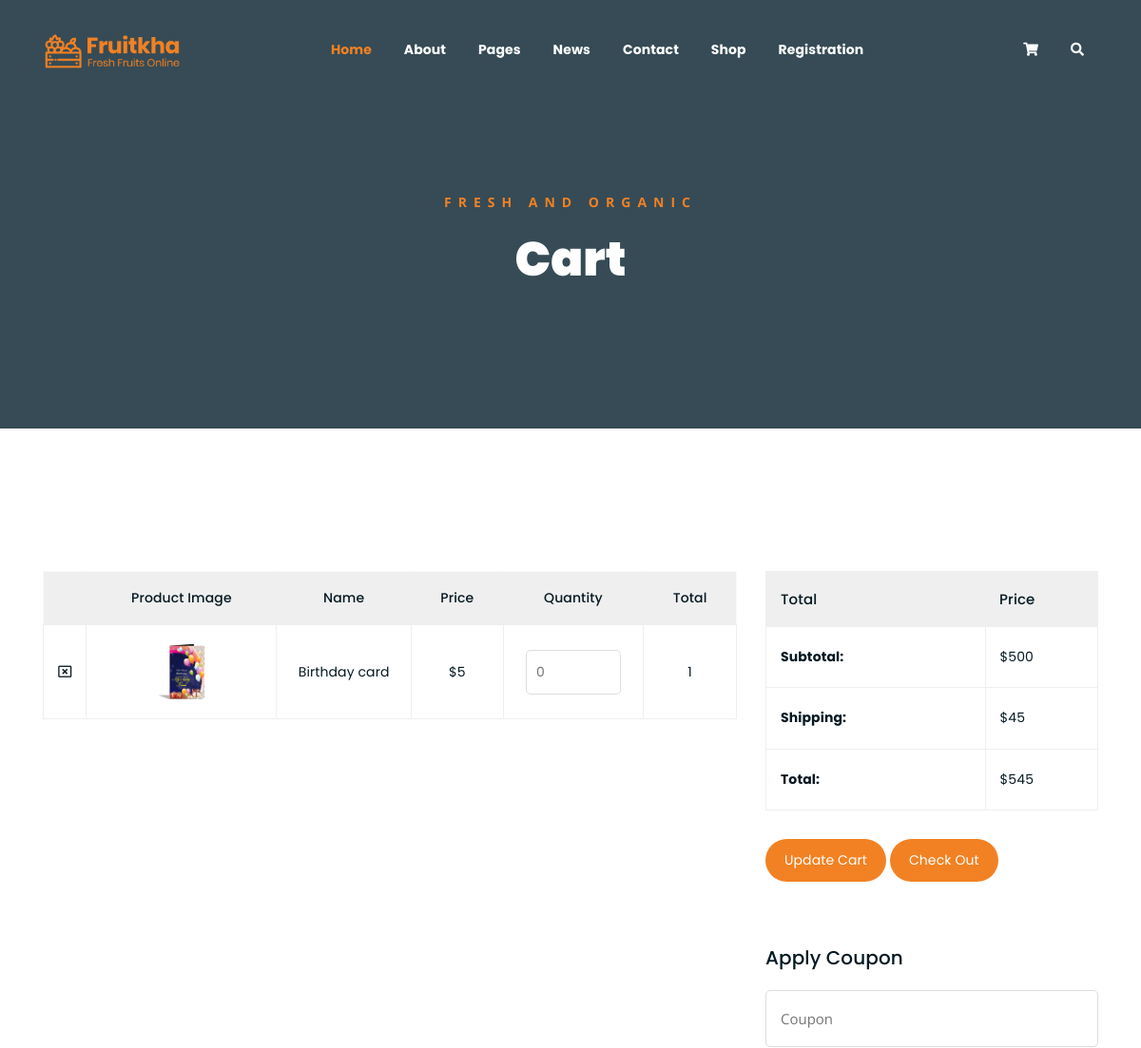
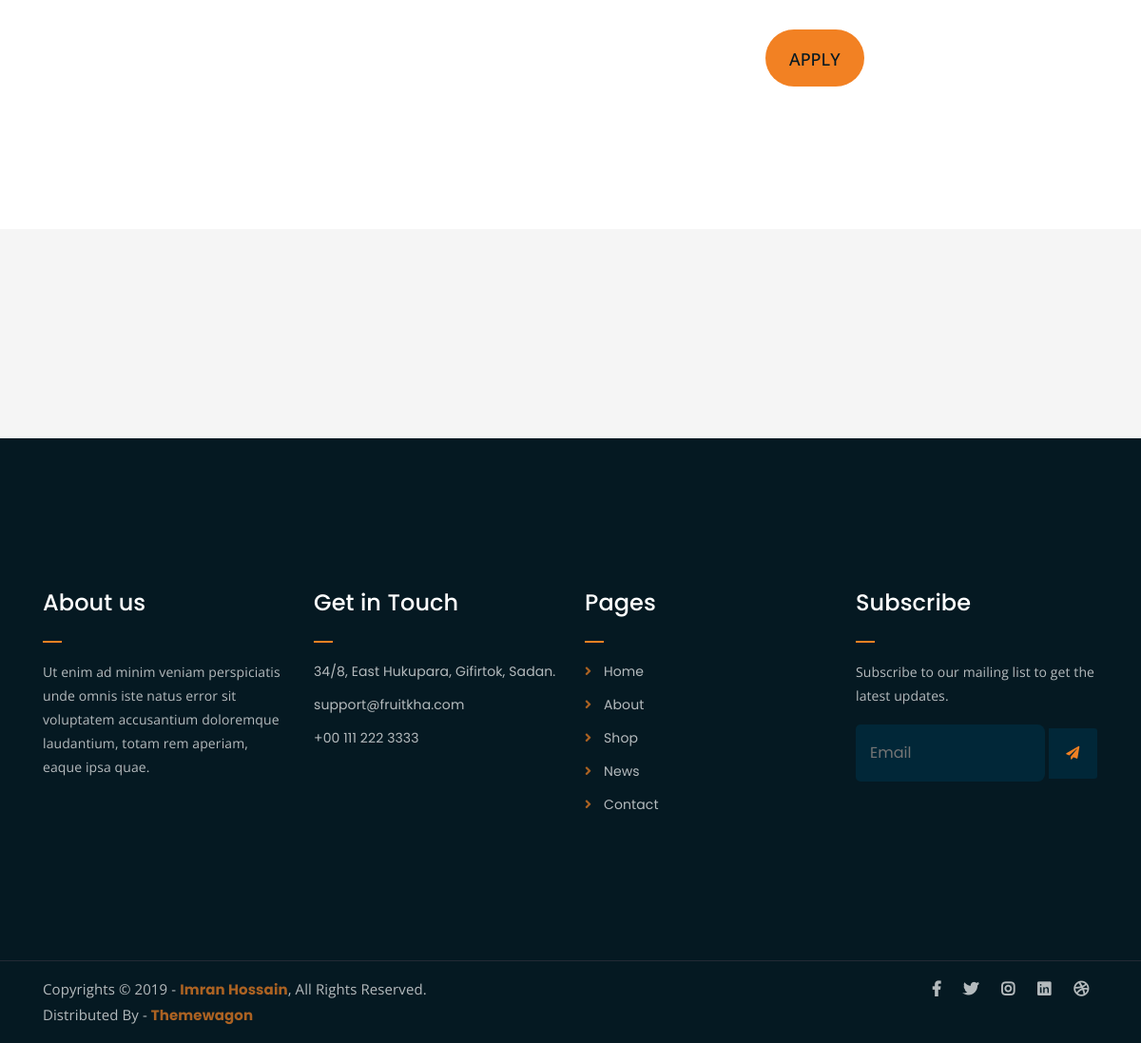
The page /cart.php?pid=32 on the database its author committed (2 pictures, top to bottom).
### tables this page shows
CREATE TABLE `products` (
  `pid` int(10) NOT NULL,
  `pname` varchar(255) NOT NULL,
  `pprice` varchar(255) NOT NULL,
  `pimage` varchar(255) NOT NULL,
  `pnumber` varchar(255) NOT NULL,
  `pcategory` int(255) NOT NULL
);

### cart.php (the view, shortened to what this page needs)
<?php
include("include/header.php");
include("include/navbar.php");
include("config.php");
if(isset($_GET["pid"])){
    $id = $_GET["pid"];
	$insert = "SELECT * from `products` where `pid` = '$id'";
	$result = mysqli_query($connection , $insert);
	if ($result) {
		if (mysqli_num_rows($result) > 0) {
?>
	<div class="breadcrumb-section breadcrumb-bg">
		<div class="container">
			<div class="row">
				<div class="col-lg-8 offset-lg-2 text-center">
					<div class="breadcrumb-text">
						<p>Fresh and Organic</p>
						<h1>Cart</h1>
					</div>
				</div>
			</div>
		</div>
	</div>
	<div class="cart-section mt-150 mb-150">
		<div class="container">
			<div class="row">
				<div class="col-lg-8 col-md-12">
					<div class="cart-table-wrap">
						<table class="cart-table">
							<thead class="cart-table-head">
								<tr class="table-head-row">
									<th class="product-remove"></th>
									<th class="product-image">Product Image</th>
									<th class="product-name">Name</th>
									<th class="product-price">Price</th>
									<th class="product-quantity">Quantity</th>
									<th class="product-total">Total</th>
								</tr>
							</thead>
							<tbody>
							<?php
	                         while ($row = mysqli_fetch_assoc($result)) {
			                   ?>
								<tr class="table-body-row">
									<td class="product-remove"><a href="#"><i class="far fa-window-close"></i></a></td>
									<td class="product-image"><img src="admin/upload/<?php echo $row['pimage'] ?>" alt=""></td>
									<td class="product-name"><?php echo $row['pname'] ?></td>
									<td class="product-price">$<?php echo $row['pprice'] ?></td>
									<td class="product-quantity"><input type="number" placeholder="0"></td>
									<td class="product-total">1</td>
								</tr>
								<?php
											}
										}
									}
									}
			                      ?>
							</tbody>
						</table>
					</div>
				</div>
				<div class="col-lg-4">
					<div class="total-section">
						<table class="total-table">
							<thead class="total-table-head">
								<tr class="table-total-row">
									<th>Total</th>
									<th>Price</th>
								</tr>
							</thead>
							<tbody>
								<tr class="total-data">
									<td><strong>Subtotal: </strong></td>
									<td>$500</td>
								</tr>
								<tr class="total-data">
									<td><strong>Shipping: </strong></td>
									<td>$45</td>
								</tr>
								<tr class="total-data">
									<td><strong>Total: </strong></td>
									<td>$545</td>
								</tr>
							</tbody>
						</table>
						<div class="cart-buttons">
							<a href="cart.php" class="boxed-btn">Update Cart</a>
							<a href="checkout.php" class="boxed-btn black">Check Out</a>
						</div>
					</div>
					<div class="coupon-section">
						<h3>Apply Coupon</h3>
						<div class="coupon-form-wrap">
							<form action="index.php">
								<p><input type="text" placeholder="Coupon"></p>
								<p><input type="submit" value="Apply"></p>
							</form>
						</div>
					</div>
				</div>
			</div>
		</div>
	</div>
	<div class="logo-carousel-section">
		<div class="container">
			<div class="row">
				<div class="col-lg-12">
					<div class="logo-carousel-inner">
						<div class="single-logo-item">
							<img src="assets/img/company-logos/1.png" alt="">
						</div>
						<div class="single-logo-item">
							<img src="assets/img/company-logos/2.png" alt="">
						</div>
						<div class="single-logo-item">
							<img src="assets/img/company-logos/3.png" alt="">
						</div>
						<div class="single-logo-item">
							<img src="assets/img/company-logos/4.png" alt="">
						</div>
					</div>
				</div>
			</div>
		</div>
	</div>
	<?php
include("include/footer.php");
?>

### assets/css/main.css (style rules this page uses)
html { font-size: 14px; font-weight: 400; line-height: 28px; height: 100%; }
body { font-family: "Open Sans", sans-serif; font-weight: 400; font-size: 1rem; letter-spacing: 0.1px; line-height: 1.8; color: #051922; overflow-x: hidden; }
body img { max-width: 100%; }
a { cursor: pointer; text-decoration: none; -webkit-transition: all 0.2s ease-in-out; -o-transition: all 0.2s ease-in-out; transition: all 0.2s ease-in-out; }
h1, .h1, h2, .h2, h3, .h3, h4, .h4, h5, .h5, h6, .h6 { font-family: "Poppins", sans-serif; font-weight: 700; margin: 0 0 1.25rem 0; color: #051922; }
h1:last-child, .h1:last-child, h2:last-child, .h2:last-child, h3:last-child, .h3:last-child, h4:last-child, .h4:last-child, h5:last-child, .h5:last-child, h6:last-child, .h6:last-child { margin: 0; }
h1, .h1 { font-size: 4rem; font-weight: 700; line-height: 4rem; }
h3, .h3 { font-size: 2rem; font-weight: 700; line-height: 2.25rem; }
p { font-family: "Open Sans", sans-serif; font-weight: 400; font-size: 1rem; letter-spacing: 0.1px; line-height: 1.8; color: #051922; margin: 0 0 1.25rem 0; }
p:last-child { margin: 0; }
.mt-150 { margin-top: 150px; }
.mb-150 { margin-bottom: 150px; }
a.boxed-btn { font-family: 'Poppins', sans-serif; display: inline-block; background-color: #F28123; color: #fff; padding: 10px 20px; }
a.boxed-btn, a.bordered-btn, a.cart-btn { border-radius: 50px; }
.breadcrumb-bg { background-image: url(../img/breadcrumb-bg.jpg); }
.breadcrumb-text p { color: #F28123; font-weight: 700; text-transform: uppercase; letter-spacing: 7px; }
.breadcrumb-text h1 { font-size: 50px; font-weight: 900; color: #fff; margin: 0; margin-top: 20px; }
.breadcrumb-section { padding: 150px 0; background-size: cover; background-position: center center; position: relative; z-index: 1; background-attachment: fixed; padding-top: 200px; }
.breadcrumb-section:after { position: absolute; left: 0; top: 0; width: 100%; height: 100%; content: ""; background-color: #07212e; z-index: -1; opacity: 0.8; }
.single-logo-item img { max-width: 180px; margin: 0 auto; }
.logo-carousel-section { background-color: #f5f5f5; padding: 50px 0; }
a.boxed-btn { -webkit-transition: 0.3s; -o-transition: 0.3s; transition: 0.3s; }
.single-logo-item { -webkit-transition: 0.3s; -o-transition: 0.3s; transition: 0.3s; }
input[type="submit"] { -webkit-transition: 0.3s; -o-transition: 0.3s; transition: 0.3s; border-radius: 50px !important; }
.product-image img { -webkit-transition: 0.3s; -o-transition: 0.3s; transition: 0.3s; }
html, body { height: 100%; }
input[type="submit"] { background-color: #F28123; color: #051922; font-weight: 700; text-transform: uppercase; font-size: 15px; border: none !important; cursor: pointer; padding: 15px 25px; border-radius: 3px; }
.product-image { padding: 30px; padding-bottom: 0; }
.product-image img { width: 90%; border-radius: 5px; margin-bottom: 20px; }
input[type="number"] { border: 1px solid #ddd; border-radius: 5px; padding: 10px; width: 100px; margin-bottom: 15px; }
table.cart-table { border: 1px solid #f9f9f9; width: 100%; }
thead { border-bottom: 1px solid #eee; }
tr.table-head-row th { border-right: 1px solid #efefef; padding: 15px; font-weight: 500; text-align: center; }
tr.table-head-row th:last-child { border-right: none; }
.cart-table-wrap tbody tr td { text-align: center; }
td.product-image img { max-width: 50px; -webkit-box-shadow: none; box-shadow: none; margin-bottom: 0; }
.cart-table-wrap tbody tr td { border: 1px solid #efefef; padding: 20px 0; color: #051922; }
thead.cart-table-head tr { background-color: #efefef; }
td.product-quantity input { margin-bottom: 0; }
td.product-remove a { color: #051922; }
.total-section table.total-table { border: 1px solid #efefef; width: 100%; }
tr.table-total-row { background-color: #efefef; }
tr.table-total-row th { font-weight: 500; font-size: 15px; padding: 15px; }
table.total-table tbody tr.total-data td { border: 1px solid #efefef; padding: 19px 15px; }
tr.total-data td strong { margin-right: 32px; }
.cart-buttons { margin-top: 30px; }
.cart-buttons a:first-child { margin-right: 20px; }
.coupon-section { margin-top: 50px; }
.coupon-section h3 { font-size: 20px; font-weight: 500; }
.coupon-form-wrap form p input[type=text] { border: 1px solid #ddd; color: #051922; padding: 15px; width: 100%; border-radius: 5px; font-size: 15px; }

### assets/css/responsive.css (style rules this page uses)
@media only screen and (min-width: 992px) and (max-width: 1200px) { .cart-buttons a:first-child { margin-right: 0; margin-bottom: 15px; } }

### rows shown on the page
products: pimage (picture), pname "Birthday card", pprice "5"
